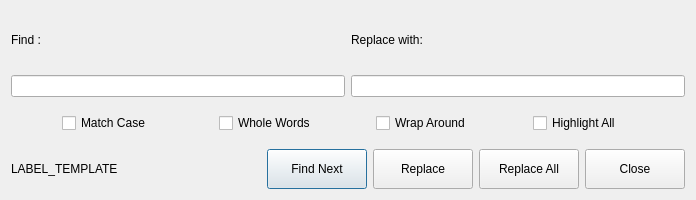
<?xml version="1.0" encoding="UTF-8"?>
<ui version="4.0">
 <class>ReplaceDialog</class>
 <widget class="QDialog" name="ReplaceDialog">
  <property name="geometry">
   <rect>
    <x>0</x>
    <y>0</y>
    <width>600</width>
    <height>200</height>
   </rect>
  </property>
  <property name="maximumSize">
   <size>
    <width>600</width>
    <height>200</height>
   </size>
  </property>
  <property name="windowTitle">
   <string>Replace</string>
  </property>
  <layout class="QGridLayout" name="gridLayout">
   <item row="0" column="0">
    <layout class="QVBoxLayout" name="verticalLayout_2">
     <item>
      <widget class="QLabel" name="findLabel">
       <property name="text">
        <string>Find :</string>
       </property>
      </widget>
     </item>
     <item>
      <widget class="QLineEdit" name="findLineEdit"/>
     </item>
    </layout>
   </item>
   <item row="0" column="1">
    <layout class="QVBoxLayout" name="verticalLayout">
     <item>
      <widget class="QLabel" name="replaceWithLabel">
       <property name="text">
        <string>Replace with:</string>
       </property>
      </widget>
     </item>
     <item>
      <widget class="QLineEdit" name="replaceWithLineEdit"/>
     </item>
    </layout>
   </item>
   <item row="1" column="0" colspan="2">
    <layout class="QHBoxLayout" name="optionsLayout">
     <item>
      <widget class="QCheckBox" name="caseSensitiveCheckBox">
       <property name="sizePolicy">
        <sizepolicy hsizetype="Fixed" vsizetype="Fixed">
         <horstretch>0</horstretch>
         <verstretch>0</verstretch>
        </sizepolicy>
       </property>
       <property name="minimumSize">
        <size>
         <width>100</width>
         <height>40</height>
        </size>
       </property>
       <property name="maximumSize">
        <size>
         <width>100</width>
         <height>40</height>
        </size>
       </property>
       <property name="text">
        <string>Match Case</string>
       </property>
      </widget>
     </item>
     <item>
      <widget class="QCheckBox" name="wholeWordsCheckBox">
       <property name="sizePolicy">
        <sizepolicy hsizetype="Fixed" vsizetype="Fixed">
         <horstretch>0</horstretch>
         <verstretch>0</verstretch>
        </sizepolicy>
       </property>
       <property name="minimumSize">
        <size>
         <width>100</width>
         <height>40</height>
        </size>
       </property>
       <property name="maximumSize">
        <size>
         <width>100</width>
         <height>40</height>
        </size>
       </property>
       <property name="baseSize">
        <size>
         <width>100</width>
         <height>40</height>
        </size>
       </property>
       <property name="text">
        <string>Whole Words</string>
       </property>
      </widget>
     </item>
     <item>
      <widget class="QCheckBox" name="wrapAroundCheckBox">
       <property name="sizePolicy">
        <sizepolicy hsizetype="Fixed" vsizetype="Fixed">
         <horstretch>0</horstretch>
         <verstretch>0</verstretch>
        </sizepolicy>
       </property>
       <property name="minimumSize">
        <size>
         <width>100</width>
         <height>40</height>
        </size>
       </property>
       <property name="maximumSize">
        <size>
         <width>100</width>
         <height>40</height>
        </size>
       </property>
       <property name="text">
        <string>Wrap Around</string>
       </property>
      </widget>
     </item>
     <item>
      <widget class="QCheckBox" name="highlightAllCheckBox">
       <property name="sizePolicy">
        <sizepolicy hsizetype="Fixed" vsizetype="Fixed">
         <horstretch>0</horstretch>
         <verstretch>0</verstretch>
        </sizepolicy>
       </property>
       <property name="minimumSize">
        <size>
         <width>100</width>
         <height>40</height>
        </size>
       </property>
       <property name="maximumSize">
        <size>
         <width>100</width>
         <height>40</height>
        </size>
       </property>
       <property name="text">
        <string>Highlight All</string>
       </property>
      </widget>
     </item>
    </layout>
   </item>
   <item row="2" column="0" colspan="2">
    <layout class="QHBoxLayout" name="buttonLayout">
     <item>
      <widget class="QLabel" name="statusLabelRD">
       <property name="enabled">
        <bool>true</bool>
       </property>
       <property name="sizePolicy">
        <sizepolicy hsizetype="Fixed" vsizetype="Fixed">
         <horstretch>0</horstretch>
         <verstretch>0</verstretch>
        </sizepolicy>
       </property>
       <property name="minimumSize">
        <size>
         <width>250</width>
         <height>40</height>
        </size>
       </property>
       <property name="maximumSize">
        <size>
         <width>250</width>
         <height>40</height>
        </size>
       </property>
       <property name="text">
        <string>LABEL_TEMPLATE</string>
       </property>
      </widget>
     </item>
     <item>
      <widget class="QPushButton" name="findNextButton">
       <property name="sizePolicy">
        <sizepolicy hsizetype="Fixed" vsizetype="Fixed">
         <horstretch>0</horstretch>
         <verstretch>0</verstretch>
        </sizepolicy>
       </property>
       <property name="minimumSize">
        <size>
         <width>100</width>
         <height>40</height>
        </size>
       </property>
       <property name="maximumSize">
        <size>
         <width>100</width>
         <height>40</height>
        </size>
       </property>
       <property name="text">
        <string>Find Next</string>
       </property>
      </widget>
     </item>
     <item>
      <widget class="QPushButton" name="replaceButton">
       <property name="sizePolicy">
        <sizepolicy hsizetype="Fixed" vsizetype="Fixed">
         <horstretch>0</horstretch>
         <verstretch>0</verstretch>
        </sizepolicy>
       </property>
       <property name="minimumSize">
        <size>
         <width>100</width>
         <height>40</height>
        </size>
       </property>
       <property name="maximumSize">
        <size>
         <width>100</width>
         <height>40</height>
        </size>
       </property>
       <property name="text">
        <string>Replace</string>
       </property>
      </widget>
     </item>
     <item>
      <widget class="QPushButton" name="replaceAllButton">
       <property name="sizePolicy">
        <sizepolicy hsizetype="Fixed" vsizetype="Fixed">
         <horstretch>0</horstretch>
         <verstretch>0</verstretch>
        </sizepolicy>
       </property>
       <property name="minimumSize">
        <size>
         <width>100</width>
         <height>40</height>
        </size>
       </property>
       <property name="maximumSize">
        <size>
         <width>100</width>
         <height>40</height>
        </size>
       </property>
       <property name="text">
        <string>Replace All</string>
       </property>
      </widget>
     </item>
     <item>
      <widget class="QPushButton" name="closeButton">
       <property name="sizePolicy">
        <sizepolicy hsizetype="Fixed" vsizetype="Fixed">
         <horstretch>0</horstretch>
         <verstretch>0</verstretch>
        </sizepolicy>
       </property>
       <property name="minimumSize">
        <size>
         <width>100</width>
         <height>40</height>
        </size>
       </property>
       <property name="maximumSize">
        <size>
         <width>100</width>
         <height>40</height>
        </size>
       </property>
       <property name="text">
        <string>Close</string>
       </property>
      </widget>
     </item>
    </layout>
   </item>
  </layout>
 </widget>
 <resources/>
 <connections/>
</ui>
